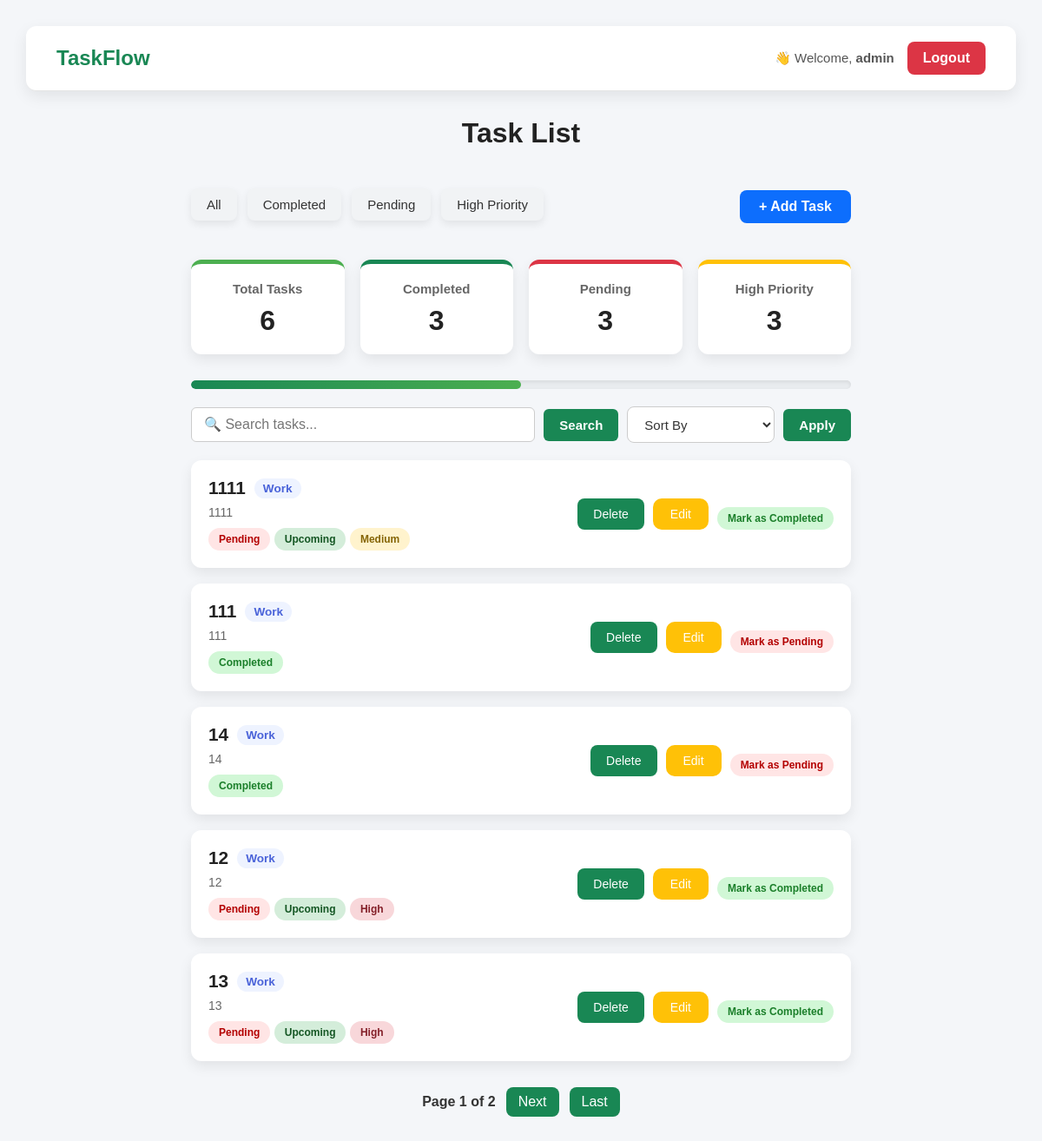
The app's page / (signed in) with its own data.
### tasks/models.py (models this page shows, shortened)
class Task(models.Model):
    PRIORITY_CHOICES = [
        ("Low", "Low"),
        ("Medium", "Medium"),
        ("High", "High"),
    ]
    CATEGORY_CHOICES = [
        ("Study", "Study"),
        ("Work", "Work"),
        ("Personal", "Personal"),
    ]
    user = models.ForeignKey(User, on_delete=models.CASCADE)
    title = models.CharField(max_length=100)
    description = models.TextField()
    is_completed = models.BooleanField(default=False)
    due_date = models.DateField(null=True, blank=True)
    created_at = models.DateTimeField(auto_now_add=True)
    priority_choices = models.CharField(
        max_length=10,
        choices=PRIORITY_CHOICES,
        default="Medium",
    )
    category_choices = models.CharField(
        max_length=10,
        choices=CATEGORY_CHOICES,
        default="Study",
    )
    @property
    def status(self):
        today = date.today()
        if self.is_completed:
            return "Completed"
        if not self.due_date:
            return "No Due Date"
        if self.due_date < today:
            return "Overdue"
        elif self.due_date == today:
            return "Due Today"
        else:
            return "Upcoming"

### tasks/views.py (the view)
# urls.py: path("", views.task_list, name="task_list"),
@never_cache
@login_required
def task_list(request):
    tasks = Task.objects.filter(user=request.user)
    search = request.GET.get("query")
    filtering = request.GET.get("filter")
    sort = request.GET.get("sort")
    if sort == "newest":
        tasks = tasks.order_by("-created_at")
    elif sort == "oldest":
        tasks = tasks.order_by("created_at")
    elif sort == "due":
        tasks = tasks.order_by("due_date")
    elif sort == "az":
        tasks = tasks.order_by("title")
    elif sort == "za":
        tasks = tasks.order_by("-title")
    else:
        tasks = tasks.order_by("-created_at")
    if filtering == "completed":
        tasks = tasks.filter(is_completed=True)
    elif filtering == "pending":
        tasks = tasks.filter(is_completed=False)
    elif filtering == "high":
        tasks = tasks.filter(priority_choices="High")
    if search:
        tasks = tasks.filter(
            Q(title__icontains=search) | Q(description__icontains=search)
        )
    total_tasks = tasks.count()
    completed_tasks = tasks.filter(is_completed=True).count()
    pending_tasks = tasks.filter(is_completed=False).count()
    High_priority_tasks = tasks.filter(priority_choices="High").count()
    progress = (completed_tasks / total_tasks * 100) if total_tasks else 0
    paginator = Paginator(tasks, 5)
    page_number = request.GET.get("page")
    tasks = paginator.get_page(page_number)
    return render(
        request,
        "tasks/task_list.html",
        {
            "tasks": tasks,
            "search": search,
            "total_tasks": total_tasks,
            "completed_tasks": completed_tasks,
            "pending_tasks": pending_tasks,
            "High_priority_tasks": High_priority_tasks,
            "progress": progress,
        },
    )

### tasks/templates/tasks/task_list.html (shortened to what this page needs)
{% extends "tasks/base.html" %}
{% block content %}
<h1>Task List</h1>
<form method="GET" class="filter-form">
    <div class="filter-buttons">
        <button type="submit" name="filter" value="all">All</button>
        <button type="submit" name="filter" value="completed">Completed</button>
        <button type="submit" name="filter" value="pending">Pending</button>
        <button type="submit" name="filter" value="high">High Priority</button>
    </div>
    <a href="{% url 'add_task' %}" class="add-task-btn">+ Add Task</a>
</form>
<div class="stats-container">
    <div class="stat-card">
        <h3>Total Tasks</h3>
        <p>{{total_tasks}}</p>
    </div>
    <div class="stat-card completed-card">
        <h3>Completed</h3>
        <p>{{completed_tasks}}</p>
    </div>
    <div class="stat-card pending-card">
        <h3>Pending</h3>
        <p>{{pending_tasks}}</p>
    </div>
    <div class="stat-card high-card">
        <h3>High Priority</h3>
        <p>{{High_priority_tasks}}</p>
    </div>
</div>
    {% if completed_tasks > 0 %}
    <div class="progress-bar">
        <div class="progress-bar-inner" style="width: {{ progress }}%;"></div>
    </div>
    {% endif %}
    {% if total_tasks > 0 %}
    <form method="GET" class="search-form">
        <input type="text" name="query" value="{{ search|default:'' }}" placeholder="🔍 Search tasks...">
        <button type="submit">Search</button>
        <select name="sort" class="sort-select">
            <option value="">Sort By</option>
        </select>
        <button type='submit'>Apply</button>
    </form>
    {% endif %}
{% for task in tasks %}
    <div class="task">
        <div class='left-div'>
            <div class="task-header">
                <div class="task-title">{{ task.title }}</div>
                <div class="task-category">{{task.category_choices}}</div>
            </div>
        <div class="task-desc">{{ task.description }}</div>
        {% if task.is_completed %}
            <span class="badge completed">Completed</span>
        {% else %}
            <span class="badge pending">Pending</span>
        {% endif %}
        {% if not task.is_completed %}
            {% if task.status == "Overdue" %}
                <span class="badge overdue">{{ task.status }}</span>
            {% elif task.status == "Due Today" %}
                <span class="badge due-today">{{ task.status }}</span>
            {% elif task.status == "Upcoming" %}
                <span class="badge upcoming">{{ task.status }}</span>
            {% elif task.status == "Completed" %}
                <span class="badge completed">{{ task.status }}</span>
            {% else %}
                <span class="badge">{{ task.status }}</span>
            {% endif %}
            {% if task.priority_choices == "High" %}
                <span class="badge priority-{{task.priority_choices | lower}}">{{task.priority_choices}}</span>
            {% elif task.priority_choices == "Medium" %}
                <span class="badge priority-{{task.priority_choices | lower}}">{{task.priority_choices}}</span>
            {% elif task.priority_choices == "Low" %}
                <span class="badge priority-{{task.priority_choices | lower}}">{{task.priority_choices}}</span>
            {% else %}
                <span class="badge priority-{{task.priority_choices | lower}}">{{task.priority_choices}}</span>
            {% endif %}
            {% endif %}
        </div>
        <div class='right-div'>
            <form method="POST" action="{% url 'delete_task' task.id %}" onsubmit="return confirm('Delete this task?');">
                <button type="submit" class="delete-btn" style="border:none; cursor:pointer;">Delete</button>
            </form>
            <a class='task-edit' href="{% url 'edit_task' task.id %}">
                Edit
            </a>
            <form method="POST" action="{% url 'completed_task' task.id %}">
                <button type="submit" style="background:none; border:none; padding:0; cursor:pointer;">
                    {% if task.is_completed %}
                        <span class='badge pending'>Mark as Pending</span>
                    {% else %}
                        <span class='badge completed'>Mark as Completed</span>
                    {% endif %}
                </button>
            </form>
        </div>
    </div>
    {% endfor %}
    <div class="pagination">
    <span>
        Page {{ tasks.number }} of {{ tasks.paginator.num_pages }}
    </span>
    {% if tasks.has_next %}
        <a href="?page={{ tasks.next_page_number }}{% if search %}&query={{ search }}{% endif %}{% if request.GET.filter %}&filter={{ request.GET.filter }}{% endif %}">Next</a>
        <a href="?page={{ tasks.paginator.num_pages }}{% if search %}&query={{ search }}{% endif %}{% if request.GET.filter %}&filter={{ request.GET.filter }}{% endif %}">Last</a>
    {% endif %}
</div>
{% endblock %}

### tasks/templates/tasks/base.html (shortened to what this page needs)
<!DOCTYPE html>
<html lang="en">
<head>
</head>
<body>
<nav class="navbar">
    <a href="{% url 'task_list' %}" class="logo">
        TaskFlow
    </a>
    <div class="nav-links">
        {% if user.is_authenticated %}
            <span class="welcome-text">
                👋 Welcome, <strong>{{ user.username }}</strong>
            </span>
            <a href="{% url 'sign_out' %}" class="logout-btn">
                Logout
            </a>
        {% endif %}
    </div>
</nav>
    <div class="container">
        {% block content %}
        {% endblock %}
    </div>
</body>
</html>

### records on screen
Task: title "1111", category_choices "Work", description "1111", shows "Pending", status "Upcoming", priority_choices "Medium", shows "Mark as Completed"
Task: title "111", category_choices "Work", description "111", is_completed "Completed"
Task: title "14", category_choices "Work", description "14", is_completed "Completed"
Task: title "12", category_choices "Work", description "12", shows "Pending", status "Upcoming", priority_choices "High", shows "Mark as Completed"
Task: title "13", category_choices "Work", description "13", shows "Pending", status "Upcoming", priority_choices "High", shows "Mark as Completed"

### other values on screen
{{ user.username }} "admin"
{{ total_tasks }} "6"
{{ completed_tasks }} "3"
{{ pending_tasks }} "3"
{{ High_priority_tasks }} "3"
{{ tasks.number }} "1"
{{ tasks.paginator.num_pages }} "2"
